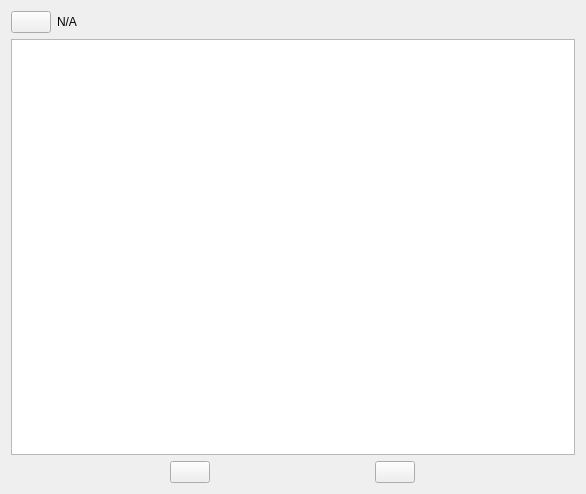
<?xml version="1.0" encoding="UTF-8"?>
<ui version="4.0">
 <class>ScenarioBrowserView</class>
 <widget class="QWidget" name="ScenarioBrowserView">
  <property name="geometry">
   <rect>
    <x>0</x>
    <y>0</y>
    <width>586</width>
    <height>494</height>
   </rect>
  </property>
  <property name="windowTitle">
   <string>Scenario Browser</string>
  </property>
  <layout class="QVBoxLayout" name="verticalLayout">
   <item>
    <layout class="QHBoxLayout" name="navigation_hbox">
     <item>
      <widget class="QPushButton" name="scenario_up_button">
       <property name="sizePolicy">
        <sizepolicy hsizetype="Maximum" vsizetype="Fixed">
         <horstretch>0</horstretch>
         <verstretch>0</verstretch>
        </sizepolicy>
       </property>
       <property name="text">
        <string/>
       </property>
      </widget>
     </item>
     <item>
      <widget class="QLabel" name="scenario_path_label">
       <property name="text">
        <string>N/A</string>
       </property>
      </widget>
     </item>
    </layout>
   </item>
   <item>
    <widget class="QListView" name="scenario_browser_view"/>
   </item>
   <item>
    <layout class="QHBoxLayout" name="button_hbox">
     <item>
      <widget class="QPushButton" name="add_button">
       <property name="sizePolicy">
        <sizepolicy hsizetype="Maximum" vsizetype="Fixed">
         <horstretch>0</horstretch>
         <verstretch>0</verstretch>
        </sizepolicy>
       </property>
       <property name="text">
        <string/>
       </property>
      </widget>
     </item>
     <item>
      <widget class="QPushButton" name="remove_button">
       <property name="sizePolicy">
        <sizepolicy hsizetype="Maximum" vsizetype="Fixed">
         <horstretch>0</horstretch>
         <verstretch>0</verstretch>
        </sizepolicy>
       </property>
       <property name="text">
        <string/>
       </property>
      </widget>
     </item>
    </layout>
   </item>
  </layout>
 </widget>
 <resources/>
 <connections/>
</ui>
